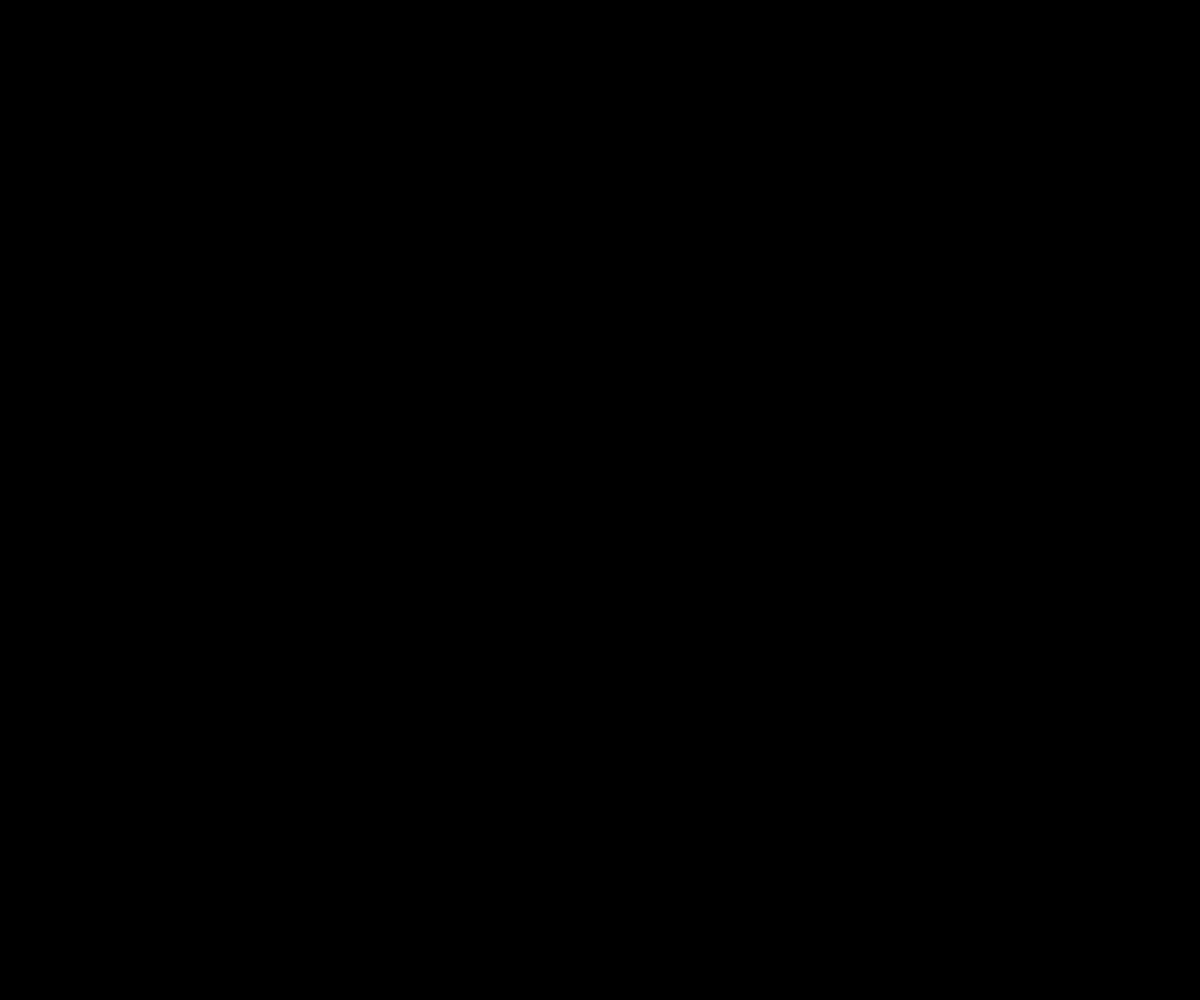
Frame 1 (no input)
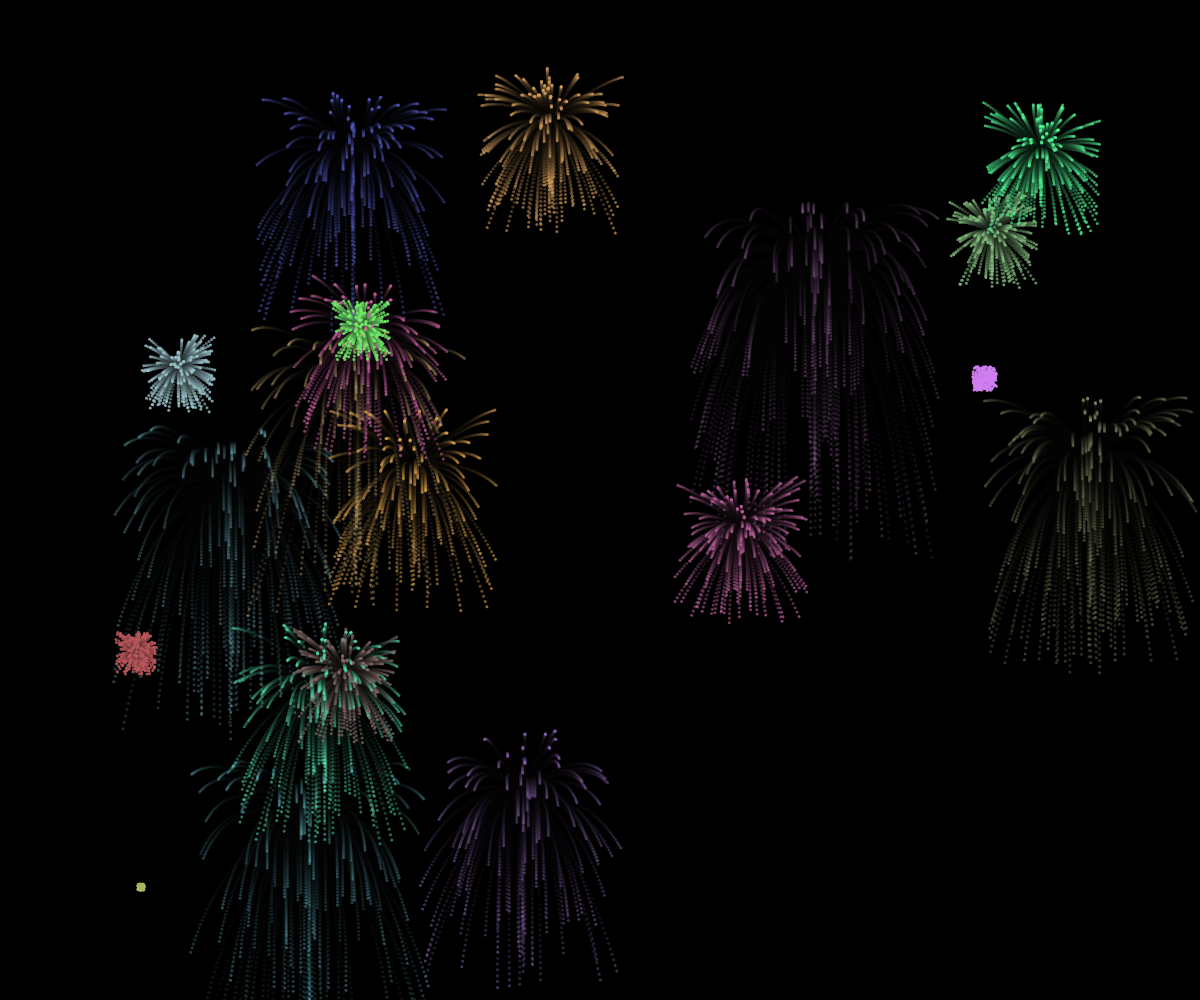
Frame 60 (no input)
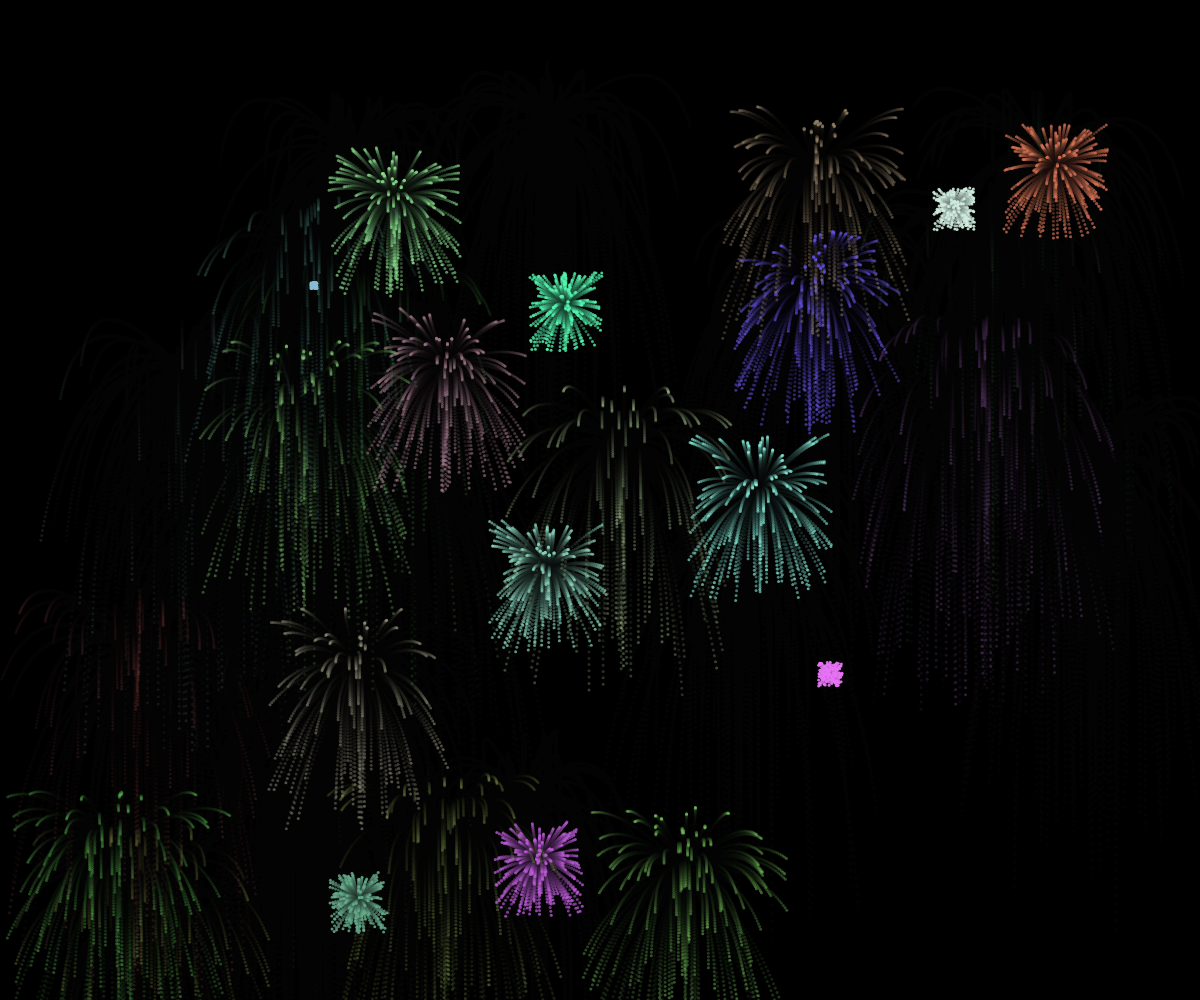
Frame 120 (the mouse pressed at the canvas centre since frame 60)

The p5.js sketch that drew these frames (run headless with seeded random() and noise() and a simulated clock; from frame 60 on, the mouse is pressed at the canvas centre):

// p5.js sketch
// ── sketch.js
let particles = [];

function setup() {
  createCanvas(windowWidth, windowHeight);
  background(0);
}

function draw() {
  background(0, 35);
  if (frameCount % 3 == 0) {
    let fireworkX = random(0 + 100, windowWidth - 100);
    let fireworkY = random(0 + 100, windowHeight - 100);
    let fireworkColor = color(
      random(80, 255),
      random(80, 255),
      random(80, 255)
    );

    for (let i = 0; i < random(100, 1000); i++) {
      let p = new Particle(fireworkX, fireworkY, fireworkColor);
      particles.push(p);
    }
  }
  particles.forEach(function (p, index) {
    p.update();
    p.show();

    if (alpha(p.color) <= 0) particles.splice(index, 1);
  });
}

class Particle {
  constructor(x, y, color) {
    this.x = x; //= windowWidth / 2;
    this.y = y; //= windowHeight / 2;
    this.vx = random(-3, +3);
    this.vy = random(-3, +3);
    this.alpha = 255;
    this.color = color;
    this.fade = random(3, 4);
  }

  show() {
    strokeWeight(3);
    this.color.setAlpha(this.alpha);
    stroke(this.color);

    point(this.x, this.y);

    //fill(255, this.alpha);
    //ellipse(this.x, this.y, 3);
  }

  update() {
    this.x += this.vx;
    this.vy += 0.07;
    if (this.vx > 0) this.vx -= 0.03;

    if (this.vx < 0) this.vx += 0.03;

    this.y += this.vy;
    this.alpha -= this.fade;
  }
}
